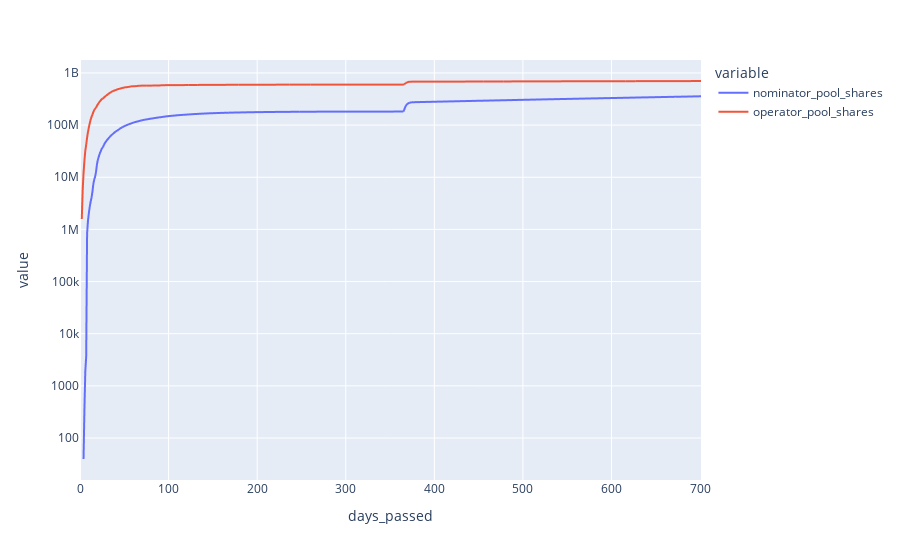

This figure's notebook cell:
### Code cell
px.line(sim_df, x='days_passed', 
        y=[el for el in sim_df.columns if "shares" in el],
        log_y=True)

### Figure 1 — Plotly figure (JSON) as saved in the notebook; plotly's stock layout.template omitted (floating-point values rounded to 4 significant figures; data arrays with more than 128 entries replaced by an {"elided": "..."} marker saying what was removed)
{"data": [{"hovertemplate": "variable=nominator_pool_shares<br>days_passed=%{x}<br>value=%{y}<extra></extra>", "legendgroup": "nominator_pool_shares", "line": {"color": "#636efa", "dash": "solid"}, "marker": {"symbol": "circle"}, "mode": "lines", "name": "nominator_pool_shares", "showlegend": true, "type": "scattergl", "x": {"elided": "702 int values"}, "xaxis": "x", "y": {"elided": "702 float values"}, "yaxis": "y"}, {"hovertemplate": "variable=operator_pool_shares<br>days_passed=%{x}<br>value=%{y}<extra></extra>", "legendgroup": "operator_pool_shares", "line": {"color": "#EF553B", "dash": "solid"}, "marker": {"symbol": "circle"}, "mode": "lines", "name": "operator_pool_shares", "showlegend": true, "type": "scattergl", "x": {"elided": "702 int values"}, "xaxis": "x", "y": {"elided": "702 float values"}, "yaxis": "y"}], "layout": {"legend": {"title": {"text": "variable"}, "tracegroupgap": 0}, "margin": {"t": 60}, "xaxis": {"anchor": "y", "domain": [0, 1], "title": {"text": "days_passed"}}, "yaxis": {"anchor": "x", "domain": [0, 1], "title": {"text": "value"}, "type": "log"}}}
